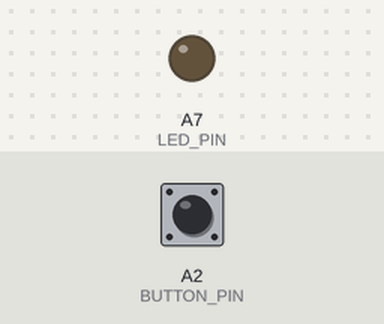
The program below on a simulated Teensy 3. On the bench: output pins drawn as LEDs (lit = HIGH). Inputs (shaded band) come from the test bench; at power-on: A2 (BUTTON_PIN) LOW. What the program prints to the serial monitor is not drawn.

Above: at 1.2 s.
1.3 s: A2 (BUTTON_PIN) pulled HIGH for 0.15 s
At 1.39 s:
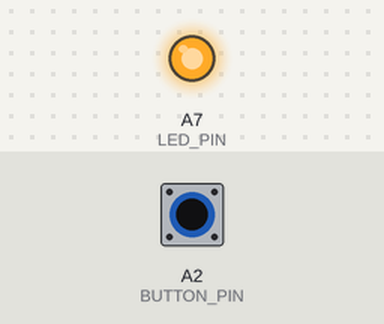
2.9 s: A2 (BUTTON_PIN) pulled HIGH for 3.2 s
At 6.7 s:
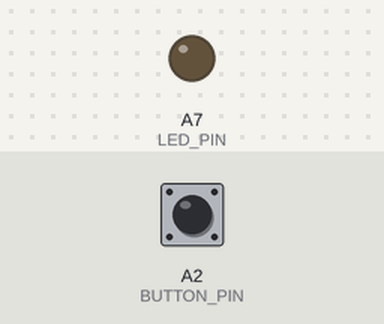
Timing chart, 0 to 8.2 s (numbered marks = the images above; inputs shaded):
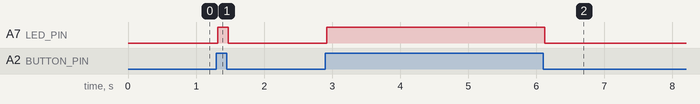

Measured:
- after the input at 1.3 s, A7 (LED_PIN): LOW → HIGH at once, → LOW 0.15 s later
- after the input at 2.9 s, A7 (LED_PIN): LOW → HIGH at once, → LOW 3.2 s later

The program:

main.cpp
```cpp
#include <Arduino.h>

#include "SerialDebugger/SerialDebugger.hpp"

// Pin definitions
static const uint8_t LED_PIN = 21;
static const uint8_t BUTTON_PIN = 16;

// Delay before accepting button state change for debouncing purposes
static const unsigned long DEBOUNCE_DELAY_MILLIS = 20;

// The last time the button interrupt was triggered
unsigned long gLastButtonStateChangeTime = 0;
// The state the button was in when the interrupt occured
uint8_t gButtonState = LOW;
// The last button state we wrote to the LED
uint8_t gLastActionedButtonState = LOW;

/* Variables for testing purposes only */
// The number of button state changes triggered
uint16_t gButtonStateChangedTriggered = 0;
// The number of LED state changes after button debounce
uint16_t gLEDStateChangedTriggered = 0;

/********************
 * Interrupt routines
 ********************/
void buttonPressed() {
  gLastButtonStateChangeTime = millis();
  gButtonState = digitalReadFast(BUTTON_PIN);
  // For testing purposes:
  gButtonStateChangedTriggered++;
}

/*********************
 * Entry Point methods
 *********************/
// Setup function - executes once on startup
void setup() {
  pinMode(LED_PIN, OUTPUT);
  pinMode(BUTTON_PIN, INPUT_PULLDOWN);
  attachInterrupt(BUTTON_PIN, buttonPressed, CHANGE);
  digitalWrite(LED_PIN, LOW);
  // Setup serial interface to demonstrate that debounce is in fact working
  // (difficult to tell from an LED)
  Serial.begin(115200);
}

// Loop function - loops :)
void loop() {
  // Only do anything if the state has actually changed from what we last actioned
  if (gButtonState != gLastActionedButtonState) {
    // Check to see if it's been in this state for long enough (i.e. bouncing has
    // stopped)
    if (millis() - gLastButtonStateChangeTime > DEBOUNCE_DELAY_MILLIS) {
      gLEDStateChangedTriggered++;
      digitalWrite(LED_PIN, gButtonState);
      gLastActionedButtonState = gButtonState;
    }
  }

  SerialDebugger.updateValue("Number of button state changes",
                             gButtonStateChangedTriggered);
  SerialDebugger.updateValue("Number of LED state changes",
                             gLEDStateChangedTriggered);
}
```

HashMap.h
```cpp
// (licence header left out)
#ifndef HASHMAP_H
#define HASHMAP_H

//for convenience
#define CreateHashMap(hashM, ktype, vtype, capacity) HashMap<ktype,vtype,capacity> hashM
#define CreateComplexHashMap(hashM, ktype, vtype, capacity, comparator) HashMap<ktype,vtype,capacity> hashM(comparator)

template<typename K, typename V, unsigned int capacity>
class HashMap
{
  public:
    typedef bool (*comparator)(K, K);

    /*
    || @constructor
    || | Initialize this HashMap
    || #
    ||
    || @parameter compare optional function for comparing a key against another (for complex types)
    */
    HashMap(comparator compare = 0)
    {
      cb_comparator = compare;
      currentIndex = 0;
    }

    /*
    || @description
    || | Get the size of this HashMap
    || #
    ||
    || @return The size of this HashMap
    */
    unsigned int size() const
    {
      return currentIndex;
    }

    /*
    || @description
    || | Get a key at a specified index
    || #
    ||
    || @parameter idx the index to get the key at
    ||
    || @return The key at index idx
    */
    K keyAt(unsigned int idx)
    {
      return keys[idx];
    }

    /*
    || @description
    || | Get a value at a specified index
    || #
    ||
    || @parameter idx the index to get the value at
    ||
    || @return The value at index idx
    */
    V valueAt(unsigned int idx)
    {
      return values[idx];
    }

    /*
    || @description
    || | Check if a new assignment will overflow this HashMap
    || #
    ||
    || @return true if next assignment will overflow this HashMap
    */
    bool willOverflow()
    {
      return (currentIndex + 1 > capacity);
    }

    /*
    || @description
    || | An indexer for accessing and assigning a value to a key
    || | If a key is used that exists, it returns the value for that key
    || | If there exists no value for that key, the key is added
    || #
    ||
    || @parameter key the key to get the value for
    ||
    || @return The const value for key
    */
    const V& operator[](const K key) const
    {
      return operator[](key);
    }

    /*
    || @description
    || | An indexer for accessing and assigning a value to a key
    || | If a key is used that exists, it returns the value for that key
    || | If there exists no value for that key, the key is added
    || #
    ||
    || @parameter key the key to get the value for
    ||
    || @return The value for key
    */
    V& operator[](const K key)
    {
      if (contains(key))
      {
        return values[indexOf(key)];
      }
      else if (currentIndex < capacity)
      {
        keys[currentIndex] = key;
        values[currentIndex] = nil;
        currentIndex++;
        return values[currentIndex - 1];
      }
      return nil;
    }

    /*
    || @description
    || | Get the index of a key
    || #
    ||
    || @parameter key the key to get the index for
    ||
    || @return The index of the key, or -1 if key does not exist
    */
    unsigned int indexOf(K key)
    {
      for (unsigned int i = 0; i < currentIndex; i++)
      {
        if (cb_comparator)
        {
          if (cb_comparator(key, keys[i]))
          {
            return i;
          }
        }
        else
        {
          if (key == keys[i])
          {
            return i;
          }
        }
      }
      return -1;
    }

    /*
    || @description
    || | Check if a key is contained within this HashMap
    || #
    ||
    || @parameter key the key to check if is contained within this HashMap
    ||
    || @return true if it is contained in this HashMap
    */
    bool contains(K key)
    {
      for (unsigned int i = 0; i < currentIndex; i++)
      {
        if (cb_comparator)
        {
          if (cb_comparator(key, keys[i]))
          {
            return true;
          }
        }
        else
        {
          if (key == keys[i])
          {
            return true;
          }
        }
      }
      return false;
    }

    /*
    || @description
    || | Check if a key is contained within this HashMap
    || #
    ||
    || @parameter key the key to remove from this HashMap
    */
    void remove(K key)
    {
      int index = indexOf(key);
      if (contains(key))
      {
        for (int i = index; i < capacity - 1; i++)
        {
          keys[i] = keys[i + 1];
          values[i] = values[i + 1];
        }
        currentIndex--;
      }
    }

    void setNullValue(V nullv)
    {
      nil = nullv;
    }

  protected:
    K keys[capacity];
    V values[capacity];
    V nil;
    unsigned int currentIndex;
    comparator cb_comparator;
};

#endif
// HASHMAP_H
```

SerialDebugger.cpp
```cpp
#include "SerialDebugger.hpp"
#include "HashMap.h"

// Create the global instance
SerialDebugger_ SerialDebugger = SerialDebugger_();
// SerialDebugger_ SerialDebugger = SerialDebugger_(SerialDisplayType::serialMonitor);

/********************
 * Constructors
 ********************/
SerialDebugger_::SerialDebugger_(SerialDisplayType displayType) : SerialDisplay(displayType) {
  mNextPrintMillis = millis();
  mStatusValues = HashMap<String, String, MAX_DEBUG_VALUES>();
}

SerialDebugger_::SerialDebugger_() : SerialDebugger_(SerialDisplayType::ansi_vt100) {}

/********************
 * Methods
 ********************/
void SerialDebugger_::updateValue(String variable, void* value) {
  // Convert the pointer into a memory address String
  char memAddressBuffer[65];
  sprintf(memAddressBuffer, "%p", (void *) value);
  if (MAINTAINMAP) {
    mStatusValues[variable] = String(memAddressBuffer);
    printUpdate();
  } else {
    Serial.println(variable + ": " + String(memAddressBuffer));
  }
}

void SerialDebugger_::updateValue(String variable, String value) {
  if (MAINTAINMAP) {
    mStatusValues[variable] = value;
    printUpdate();
  } else {
    Serial.println(variable + ": " + value);
  }
}

void SerialDebugger_::printUpdate() {
  if (millis() > mNextPrintMillis) {
    mNextPrintMillis = millis() + 200;

    clearSerialDisplay();

    Serial.println("------ Now: " + String(millis()) + " ---------");

    for (unsigned int i=0; i<mStatusValues.size(); i++) {
      Serial.println(mStatusValues.keyAt(i) + ": " + mStatusValues.valueAt(i));
    }
  }
}
```

SerialDebugger.hpp
```cpp
#ifndef __SERIALDEBUGGER_H_INCLUDED__
#define __SERIALDEBUGGER_H_INCLUDED__

#include <Arduino.h>
#include "HashMap.h"
#include "SerialDisplay.hpp"

#define DEBUG true
#define MAINTAINMAP true

const unsigned int MAX_DEBUG_VALUES = 20;

class SerialDebugger_ : public SerialDisplay {
public:
  SerialDebugger_();
  SerialDebugger_(SerialDisplayType displayType);

  void updateValue(String variable, String value);
  void updateValue(String variable, void* value);

  void updateValue(String variable, char* value) {updateValue(variable, String(value));}
  void updateValue(String variable, float value) {updateValue(variable, String(value));}
  void updateValue(String variable, int value) {updateValue(variable, String(value));}
  void updateValue(String variable, long value) {updateValue(variable, String(value));}
  void updateValue(String variable, unsigned long value) {updateValue(variable, String(value));}
  void updateValue(String variable, uint8_t value) {updateValue(variable, String(value));}
  void updateValue(String variable, uint16_t value) {updateValue(variable, String(value));}

  void printUpdate();

  unsigned long mNextPrintMillis;
  HashMap<String, String, MAX_DEBUG_VALUES> mStatusValues;

};
// Make the instance globally accessible
extern SerialDebugger_ SerialDebugger;

#endif // __SERIALDEBUGGER_H_INCLUDED__
```

SerialDisplay.cpp
```cpp
#include <Arduino.h>

#include "SerialDisplay.hpp"

SerialDisplay::SerialDisplay(SerialDisplayType serialDisplayType) {
  mSerialDisplayType = serialDisplayType;
}

void SerialDisplay::clearSerialDisplay() {
  switch(mSerialDisplayType) {
    case SerialDisplayType::ansi_vt100:
      Serial.print("\e[2J");
      Serial.print("\e[H");
      break;
    default:
      break;
  }
}
```

SerialDisplay.hpp
```cpp
#ifndef __SERIALDISPLAY_H_INCLUDED__
#define __SERIALDISPLAY_H_INCLUDED__

enum class SerialDisplayType {
  ansi_vt100,
  serialMonitor
};

class SerialDisplay {

public:
  /*******************************
   * Constructors
   *******************************/
  SerialDisplay(SerialDisplayType serialDisplayType);

protected:
  /*******************************
   * Actions
   *******************************/
  // Clears down the serial display
  void clearSerialDisplay();

private:
  /*******************************
   * Member variables
   *******************************/
  // The display type
  SerialDisplayType mSerialDisplayType;

};

#endif // __SERIALDISPLAY_H_INCLUDED__
```
